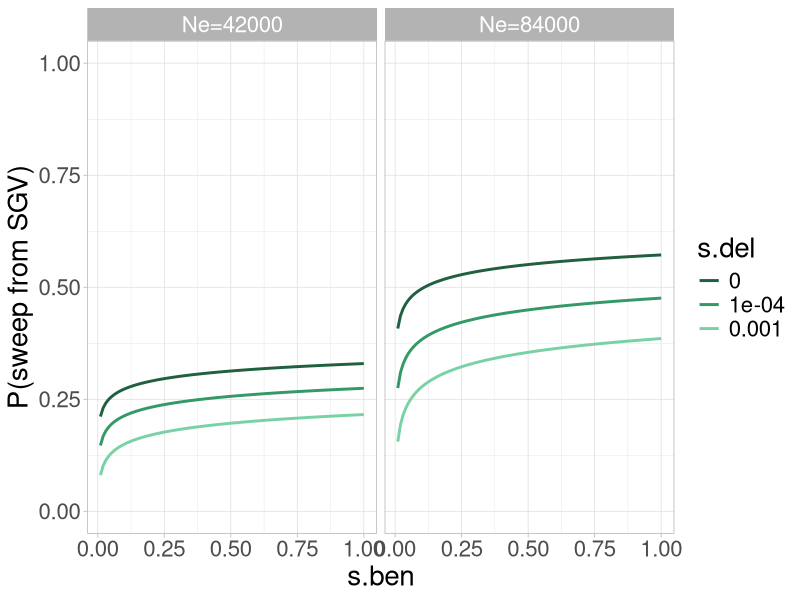
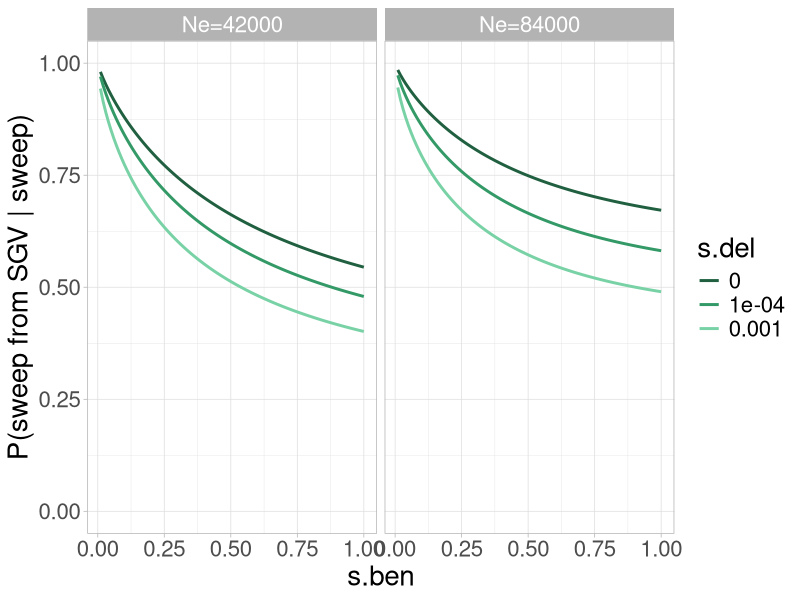
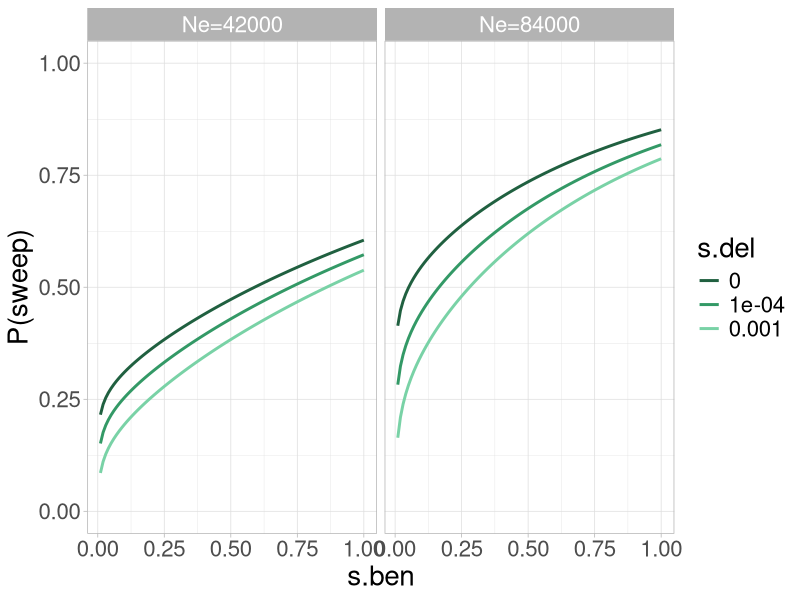
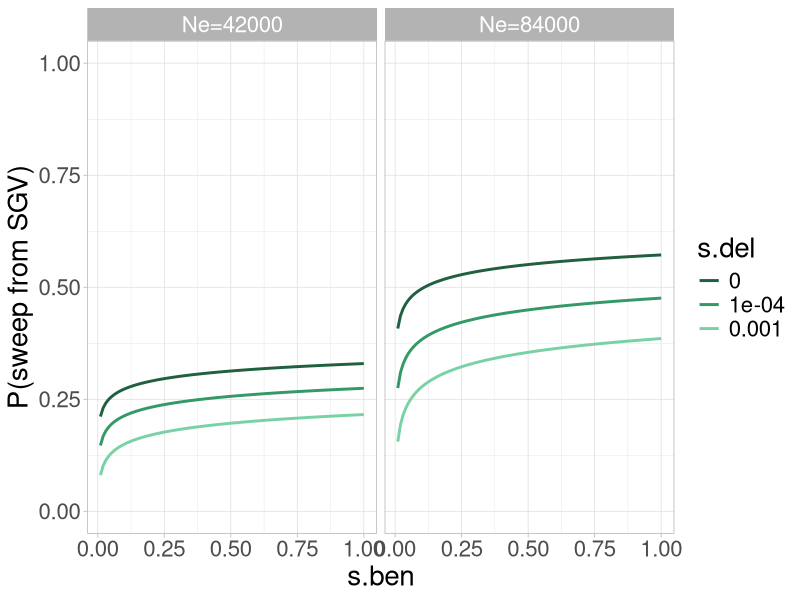
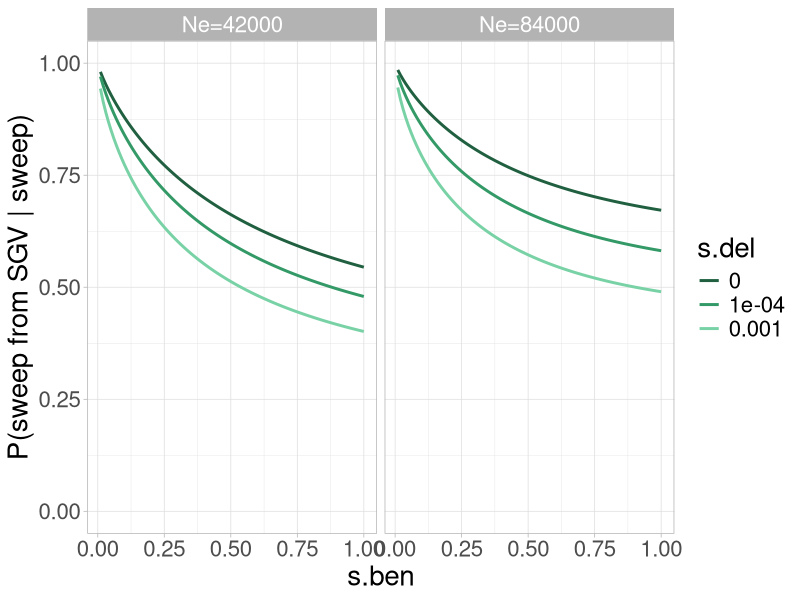
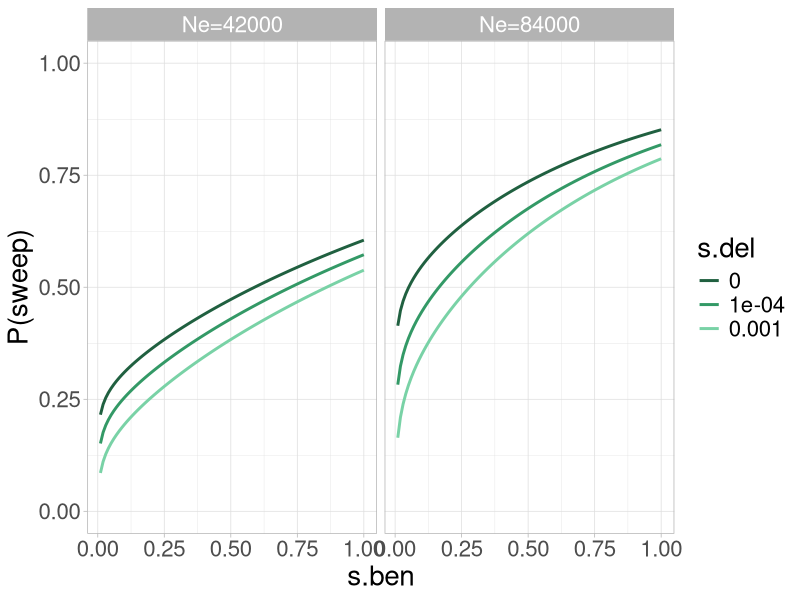

These charts were generated, in order, by the following R code:
# This script was generated by Christian D. Huber (Department of Biology, The Eberly College of Science, Penn State University, State College, PA 16801, USA)
# and Raymond Tobler (School of Biological Sciences, University of Adelaide)

library(ggplot2)
library(data.table)
library(foreach)

# Basic theoretical predictions of selection from SGV vs de novo mutation.

# Functions

#Equation 11 in Soft Sweeps: Molecular Population Genetics of Adaptation From Standing Genetic Variation
#probability of fixation from de novo mutation, given a certain time period of g generations
#adjusted for bottleneck (or set B=1 of constant size)
#Ne is current Ne
p.denovo <- function(Ne, mu, L, s.b, h.b, g){
  G <- g/(2*Ne)
  theta <- 4*Ne*mu*L
  alpha.b <- 2*Ne*s.b
  a <- 1 - exp(-theta*h.b*alpha.b*G)
  return(data.frame(G=G, theta=theta, R=NA, p=a))
}

#Equation 8 in Soft Sweeps: Molecular Population Genetics of Adaptation From Standing Genetic Variation
#probability of fixation from SGV
#adjusted for bottleneck (or set B=1 of constant size)
#Ne is ancestral Ne
p.sgv <- function(B, Ne, mu, L, s.d, s.b, h.d, h.b){
  theta <- 4*Ne*mu*L
  alpha.d <- 2*Ne*s.d
  alpha.b <- 2*Ne*s.b
  R <- (2*h.b*alpha.b) / (2*h.d*alpha.d + 1)
  a <- 1 - exp(-theta*log(1 + R/B))
  return(data.frame(G=NA, theta=theta, R=R, p=a))
}

#Equation 14 in Soft Sweeps: Molecular Population Genetics of Adaptation From Standing Genetic Variation
#given fixation of allele, the probability of sgv fixation relative to de novo
#adjusted for bottleneck (or set B=1 of constant size)
p.sgv.fix.bot <- function(B, Ne, mu, L, s.d, s.b, h.d, h.b, g){
  G <- g/(2*Ne)
  theta <- 4*Ne*mu*L
  alpha.d <- 2*Ne*s.d
  alpha.b <- 2*Ne*s.b
  R <- (2*h.b*alpha.b) / (2*h.d*alpha.d + 1)
  a <- 1 - exp(-theta*log(1 + R/B))
  b <- 1 - exp(-theta*(log(1 + R/B) + h.b*alpha.b*G/B))
  return(data.frame(G=G, theta=theta, R=R, p=a/b))
}


#Equation 18 in Soft Sweeps: Molecular Population Genetics of Adaptation From Standing Genetic Variation
#given fixation from sgv, the probability that multiple copies fix
#adjusted for bottleneck (or set B=1 of constant size)
p.multi.sgv.fix.bot <- function(B, Ne, mu, L, s.d, s.b, h.d, h.b){
  theta <- 4*Ne*mu*L
  alpha.d <- 2*Ne*s.d
  alpha.b <- 2*Ne*s.b
  R <- (2*h.b*alpha.b) / (2*h.d*alpha.d + 1)
  a <- theta*(R/B)/(1 + R/B)
  b <- (1 + R/B)^theta - 1
  return(data.frame(theta=theta, R=R, p=1-(a/b)))
}

#Equation 20 in Soft Sweeps: Molecular Population Genetics of Adaptation From Standing Genetic Variation
#given fixation from sgv, the probability that multiple independent copies fix (i.e. how soft is the sweep)
#adjusted for bottleneck (or set B=1 of constant size)
p.ind.sgv.fix.bot <- function(B, Ne, mu, L, s.d, s.b, h.d, h.b){
  theta <- 4*Ne*mu*L
  alpha.d <- 2*Ne*s.d
  alpha.b <- 2*Ne*s.b
  R <- (2*h.b*alpha.b) / (2*h.d*alpha.d + 1)
  a <- theta*log(1 + R/B)
  b <- (1 + R/B)^theta - 1
  return(data.frame(theta=theta, R=R, p=1-(a/b)))
}


# Computing probabilities

mu <- 3e-8  # mutation rate
g <- 30     # Num. of generations with selection
L <- 7      # Mutational target size
sgv.mat <- foreach(s.b=(1:100)/100, .combine=rbind) %do% {   # beneficial selection coefficient
  foreach(ne.anc=c(42, 84)*1000, .combine=rbind) %do% {      # ancestral population size
    foreach(s.d=c(10^-(3:4), 0), .combine=rbind)  %do% {     # deleterious selection coefficient
      
      ne <- ne.anc   # Assume current population size is the same as ancestral population size
      bot <- ne.anc/ne  # i.e. no bottleneck, bot=1
      
      print(paste(s.b, s.d, g, ne, ne.anc, L))
      
      denovo.prob <- p.denovo(Ne=ne, mu=mu, L=L, 
                        s.b=s.b, h.b=0.5, g = g)
      sgv.prob <- p.sgv(B=bot, Ne=ne.anc, mu=mu, L=L, 
                               s.d=s.d, s.b=s.b, h.b=0.5, h.d=0.5)
      sgv.fix <- p.sgv.fix.bot(B=bot, Ne=ne.anc, mu=mu, L=L, 
                               s.d=s.d, s.b=s.b, h.b=0.5, h.d=0.5, g=g)
      sgv.mult.fix <- p.multi.sgv.fix.bot(B=bot, Ne=ne.anc, mu=mu, L=L, 
                                          s.d=s.d, s.b=s.b, h.b=0.5, h.d=0.5)
      sgv.ind.fix <- p.ind.sgv.fix.bot(B=bot, Ne=ne.anc, mu=mu, L=L,
                                       s.d=s.d, s.b=s.b, h.b=0.5, h.d=0.5)
      data.table(Ne.sel=ne, Ne.anc=ne.anc, g=g, s.b=s.b, s.d=s.d, Mut.target=L, 
                 p.sgv = sgv.prob$p, p.denovo = denovo.prob$p, p.sgv.fix=sgv.fix$p, p.mult.sgv.fix=sgv.mult.fix$p, p.ind.sgv.fix=sgv.ind.fix$p)
    }
  }
}


sgv.mat[, Ne_anc := paste0("Ne=", Ne.anc, "")]

## Plots

p1= ggplot(sgv.mat, aes(s.b, p.sgv, col=factor(s.d))) + geom_line(size=1) + facet_grid(.~factor(Ne_anc)) + 
  coord_cartesian(ylim=c(0,1)) + theme_light() +
  scale_color_manual(values=c("#206040","#339966", "#79d2a6")) + labs(x="s.ben", y="P(sweep from SGV)", col="s.del") + 
  theme(text=element_text(size=20))
p1
 
png("Sweep_SGV.png", width = 300, height = 150, units='mm', res = 300)
p1
dev.off()

p2 = ggplot(sgv.mat, aes(s.b, p.sgv.fix, col=factor(s.d))) + geom_line(size=1) + facet_grid(.~factor(Ne_anc)) + 
  coord_cartesian(ylim=c(0,1)) + theme_light() +
  scale_color_manual(values=c("#206040","#339966", "#79d2a6")) + labs(x="s.ben", y="P(sweep from SGV | sweep)", col="s.del") +
  theme(text=element_text(size=20))
p2

png("Sweep_SGV_vs_sweep.png", width = 300, height = 150, units='mm', res = 300)
p2
dev.off()

p3 = ggplot(sgv.mat, aes(s.b, p.sgv + p.denovo - p.sgv*p.denovo, col=factor(s.d))) + geom_line(size=1) + facet_grid(.~factor(Ne_anc)) + 
  coord_cartesian(ylim=c(0,1)) + theme_light() +
  scale_color_manual(values=c("#206040","#339966", "#79d2a6")) + labs(x="s.ben", y="P(sweep)", col="s.del") + 
  theme(text=element_text(size=20))
p3

png("Sweep.png", width = 300, height = 150, units='mm', res = 300)
p3
dev.off()


